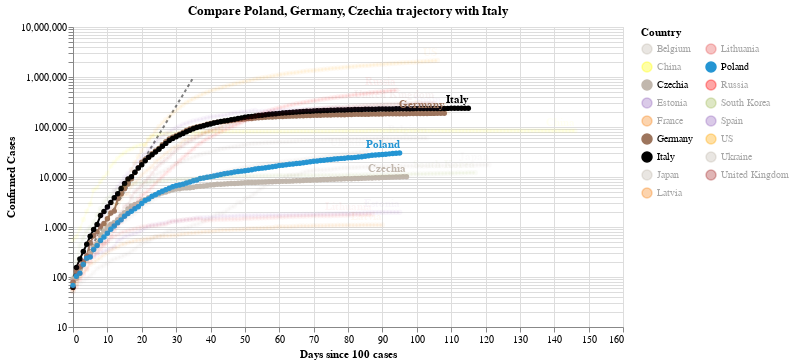

Here is the notebook cell this chart was saved with:
### Code cell
#hide_input
chart2 = make_since_chart(dff2,['Poland', 'Germany', 'Czechia'], baseline_countries)
chart2

### Figure 1 — Vega-Lite specification as saved in the notebook (floating-point values rounded to 4 significant figures; data arrays with more than 128 entries replaced by an {"elided": "..."} marker saying what was removed)
{"config": {"view": {"continuousWidth": 400, "continuousHeight": 300}}, "layer": [{"data": {"name": "data-628230001892d6798b50651be41d1b3e"}, "mark": {"type": "line", "color": "black", "opacity": 0.5, "strokeDash": [3, 3]}, "encoding": {"x": {"type": "quantitative", "field": "Days since 100 cases"}, "y": {"type": "quantitative", "field": "Confirmed Cases"}}}, {"data": {"name": "data-dfe93763bc710deb71c23627bb362ad5"}, "mark": {"type": "line", "point": true}, "encoding": {"color": {"type": "nominal", "field": "Country", "legend": {"columns": 2}, "scale": {"domain": ["Belgium", "China", "Czechia", "Estonia", "France", "Germany", "Italy", "Japan", "Latvia", "Lithuania", "Poland", "Russia", "South Korea", "Spain", "US", "Ukraine", "United Kingdom"], "range": ["#C1B7AD", "yellow", "#C1B7AD", "#9467bd", "#F58518", "#9D755D", "black", "#C1B7AD", "#F58518", "#E45756", "#2495D3", "red", "#A1BA59", "#9467bd", "orange", "#C1B7AD", "brown"]}}, "opacity": {"condition": {"value": 1, "selection": "selector002"}, "value": 0.05}, "tooltip": [{"type": "nominal", "field": "Country"}, {"type": "temporal", "field": "Date"}, {"type": "quantitative", "field": "Confirmed Cases"}, {"type": "quantitative", "field": "Days since 100 cases"}], "x": {"type": "quantitative", "field": "Days since 100 cases"}, "y": {"type": "quantitative", "field": "Confirmed Cases", "scale": {"type": "log"}}}, "selection": {"selector002": {"type": "multi", "fields": ["Country"], "bind": "legend", "init": [{"Country": "Poland"}, {"Country": "Germany"}, {"Country": "Czechia"}, {"Country": "Italy"}]}}, "width": 550}, {"data": {"name": "data-dfe93763bc710deb71c23627bb362ad5"}, "mark": {"type": "text", "align": "right", "dy": -8, "fontWeight": "bold"}, "encoding": {"color": {"type": "nominal", "field": "Country", "legend": {"columns": 2}, "scale": {"domain": ["Belgium", "China", "Czechia", "Estonia", "France", "Germany", "Italy", "Japan", "Latvia", "Lithuania", "Poland", "Russia", "South Korea", "Spain", "US", "Ukraine", "United Kingdom"], "range": ["#C1B7AD", "yellow", "#C1B7AD", "#9467bd", "#F58518", "#9D755D", "black", "#C1B7AD", "#F58518", "#E45756", "#2495D3", "red", "#A1BA59", "#9467bd", "orange", "#C1B7AD", "brown"]}}, "opacity": {"condition": {"value": 1, "selection": "selector002"}, "value": 0.05}, "text": {"type": "nominal", "field": "Country"}, "tooltip": [{"type": "nominal", "field": "Country"}, {"type": "temporal", "field": "Date"}, {"type": "quantitative", "field": "Confirmed Cases"}, {"type": "quantitative", "field": "Days since 100 cases"}], "x": {"type": "quantitative", "field": "Days since 100 cases"}, "y": {"type": "quantitative", "field": "Confirmed Cases", "scale": {"type": "log"}}}, "transform": [{"filter": "(datum['Date'] >= 1592265600000)"}], "width": 550}], "title": "Compare Poland, Germany, Czechia trajectory with Italy", "$schema": "https://vega.github.io/schema/vega-lite/v4.0.2.json", "datasets": {"data-628230001892d6798b50651be41d1b3e": [{"Days since 100 cases": 0, "Confirmed Cases": 100.0}, {"Days since 100 cases": 1, "Confirmed Cases": 130.0}, {"Days since 100 cases": 2, "Confirmed Cases": 169.0}, {"Days since 100 cases": 3, "Confirmed Cases": 219.7}, {"Days since 100 cases": 4, "Confirmed Cases": 285.6}, {"Days since 100 cases": 5, "Confirmed Cases": 371.3}, {"Days since 100 cases": 6, "Confirmed Cases": 482.7}, {"Days since 100 cases": 7, "Confirmed Cases": 627.5}, {"Days since 100 cases": 8, "Confirmed Cases": 815.7}, {"Days since 100 cases": 9, "Confirmed Cases": 1060.0}, {"Days since 100 cases": 10, "Confirmed Cases": 1379.0}, {"Days since 100 cases": 11, "Confirmed Cases": 1792.0}, {"Days since 100 cases": 12, "Confirmed Cases": 2330.0}, {"Days since 100 cases": 13, "Confirmed Cases": 3029.0}, {"Days since 100 cases": 14, "Confirmed Cases": 3937.0}, {"Days since 100 cases": 15, "Confirmed Cases": 5119.0}, {"Days since 100 cases": 16, "Confirmed Cases": 6654.0}, {"Days since 100 cases": 17, "Confirmed Cases": 8650.0}, {"Days since 100 cases": 18, "Confirmed Cases": 11250.0}, {"Days since 100 cases": 19, "Confirmed Cases": 14620.0}, {"Days since 100 cases": 20, "Confirmed Cases": 19000.0}, {"Days since 100 cases": 21, "Confirmed Cases": 24710.0}, {"Days since 100 cases": 22, "Confirmed Cases": 32120.0}, {"Days since 100 cases": 23, "Confirmed Cases": 41750.0}, {"Days since 100 cases": 24, "Confirmed Cases": 54280.0}, {"Days since 100 cases": 25, "Confirmed Cases": 70560.0}, {"Days since 100 cases": 26, "Confirmed Cases": 91730.0}, {"Days since 100 cases": 27, "Confirmed Cases": 119300.0}, {"Days since 100 cases": 28, "Confirmed Cases": 155000.0}, {"Days since 100 cases": 29, "Confirmed Cases": 201500.0}, {"Days since 100 cases": 30, "Confirmed Cases": 262000.0}, {"Days since 100 cases": 31, "Confirmed Cases": 340600.0}, {"Days since 100 cases": 32, "Confirmed Cases": 442800.0}, {"Days since 100 cases": 33, "Confirmed Cases": 575600.0}, {"Days since 100 cases": 34, "Confirmed Cases": 748300.0}, {"Days since 100 cases": 35, "Confirmed Cases": 972800.0}], "data-dfe93763bc710deb71c23627bb362ad5": {"elided": "1798 records"}}}
